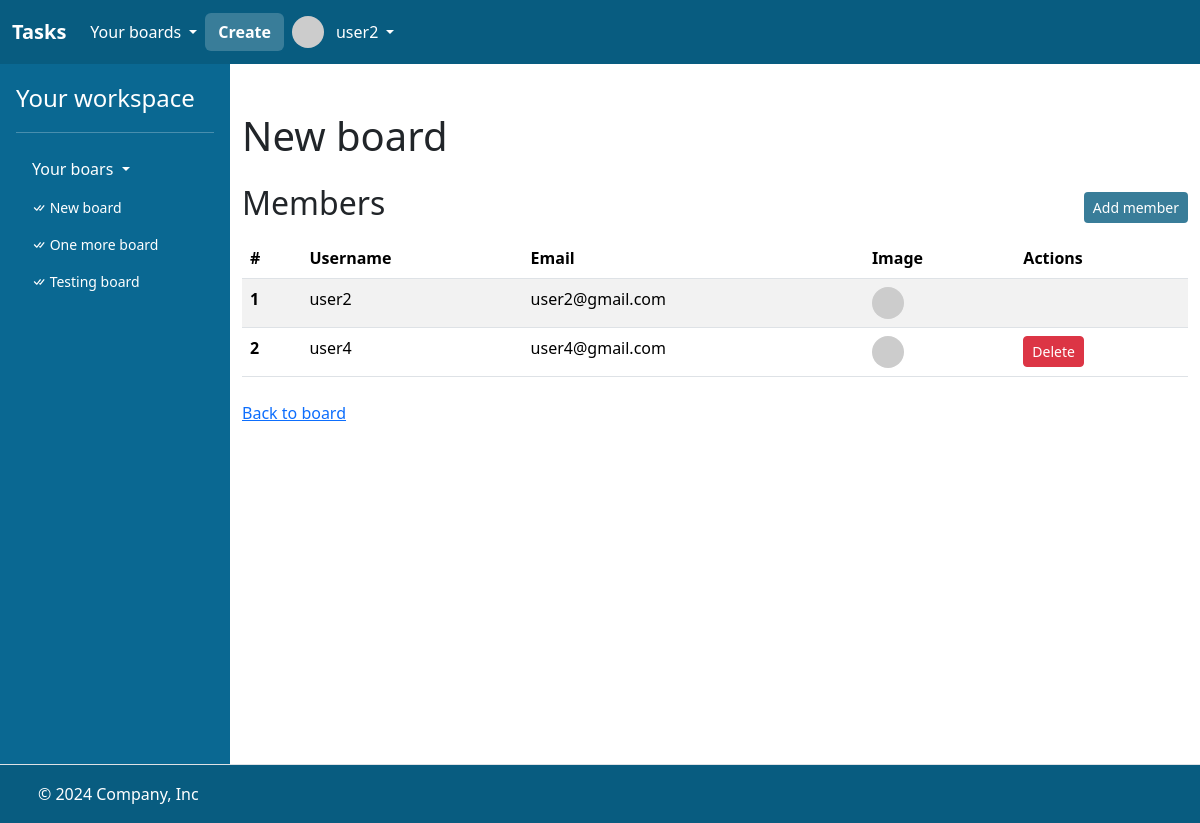
The page /boards/32/members (signed in) on the database as committed earlier.
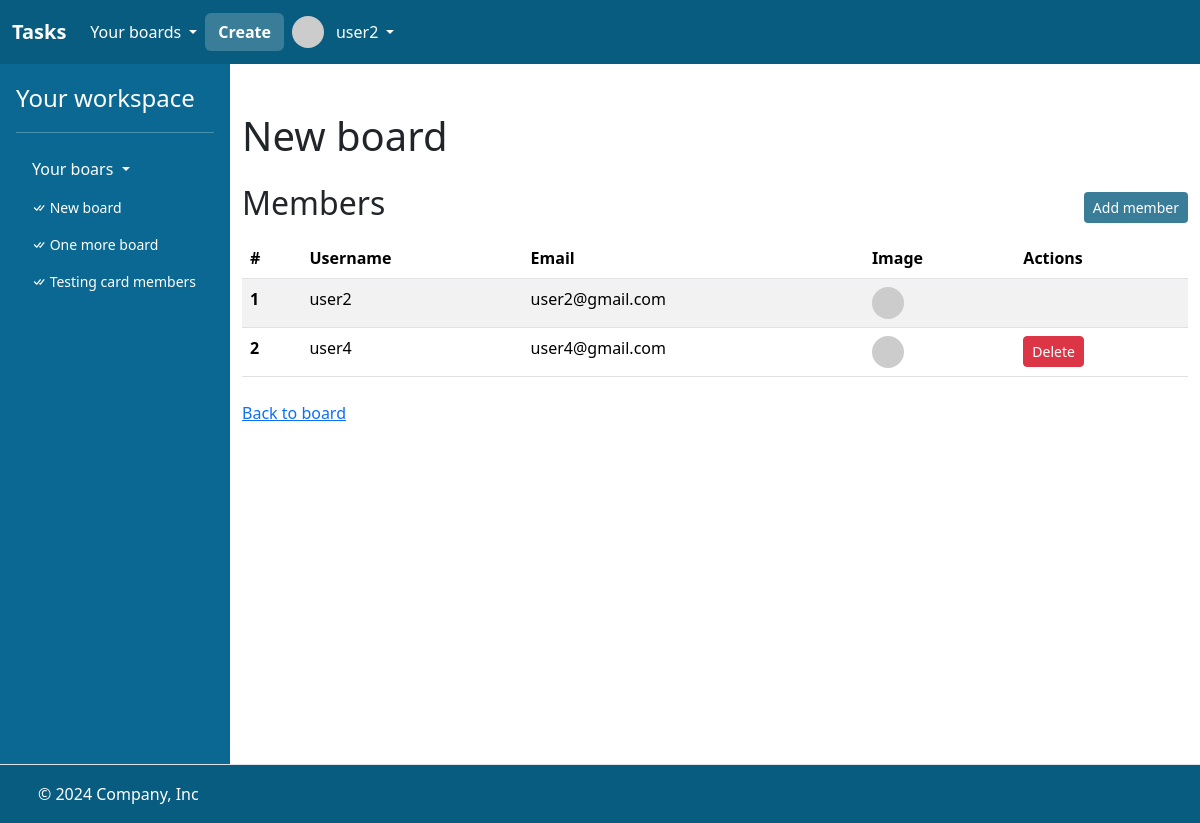
The same page on the database as committed later.
### task/models.py (models this page shows)
class Board(models.Model):
    name = models.CharField(max_length=256)
    description = models.CharField(max_length=256)
    members = models.ManyToManyField(User, related_name="boards")
    created_at = models.DateTimeField(auto_now_add=True)

### task/views.py (the view)
@login_required
def board_members_view(request, board_id):
    board = Board.objects.filter(id=board_id).first()
    if board is None:
        return apology(request, "Board does not exist!", 400)
    if not request.user in board.members.all():
        return apology(request, "Forbidden.", 403)
    members = board.members.all()
    for index, member in enumerate(members, start=1):
        member.index = index
    return render(
        request,
        "task/board_members.html",
        {
            "board": board,
            "boards": request.user.boards.all(),
            "members": members,
        },
    )

### task/templates/task/board_members.html (shortened to what this page needs)
{% extends "task/layout.html" %}
{% block main %}
<div class="container">
    <h1 class="mt-5">{{ board.name }}</h1>
    <div class="d-flex mt-4 mb-2" style="justify-content: space-between; align-items: center;">
        <h2>Members</h2>
        <a class="btn btn-sm btn-task" href="{% url 'board_add_member' board.id %}">Add member</a>
    </div>
    <table class="table table-striped">
        <thead>
          <tr>
            <th scope="col">#</th>
            <th scope="col">Username</th>
            <th scope="col">Email</th>
            <th scope="col">Image</th>
            <th scope="col">Actions</th>
          </tr>
        </thead>
        <tbody>
            {% for member in members %}
                <tr>
                    <th scope="row">{{ member.index }}</th>
                    <td>{{ member.username }}</td>
                    <td>{{ member.email }}</td>
                    <td><img src="https://i.pravatar.cc/48?u={{ member.id }}" alt="" width="32" height="32" class="rounded-circle me-2"></td>
                    <td>
                        {% if user.id != member.id %}
                            <form action="{% url 'board_delete_member' board.id %}" method="POST">
                                <input class="btn btn-sm btn-danger" type="submit" value="Delete">
                            </form>
                        {% endif %}
                    </td>
                </tr>
            {% endfor %}
        </tbody>
      </table>
      <div class="mt-4">
        <a class="link-primary" href="{% url 'board' board.id %}">Back to board</a>
    </div>
</div>
{% endblock %}

### task/templates/task/layout.html (shortened to what the changed rows need)
<!DOCTYPE html>
{% load static %}
<html lang="en">
    <head>
        <link href="https://cdn.jsdelivr.net/npm/bootstrap@5.3.3/dist/css/bootstrap.min.css" rel="stylesheet">
        <link rel="stylesheet" href="https://cdn.jsdelivr.net/npm/bootstrap-icons@1.3.0/font/bootstrap-icons.css">
        <link href="{% static 'styles.css' %}" rel="stylesheet">
    </head>
    <body style="height: 100vh;">
        <div style="display: flex; flex-direction: column; height: 100%;">
            <main style="flex: 1;">
                <div class="d-flex flex-nowrap" style="height: 100%;">
                    {% if user.is_authenticated %}
                    <div class="d-none d-lg-flex flex-column flex-shrink-0 p-3 text-white" style="width: 230px; background: #0A6892;">
                        <ul class="nav nav-pills flex-column mb-auto">
                          <li class="mb-1">
                            <div class="collapse show " id="home-collapse">
                                <ul class="btn-toggle-nav list-unstyled fw-normal pb-1 small" style="max-height: 490px; overflow-y: auto;">
                                    {% for board in boards %}
                                    <li>
                                        <a href="{% url 'board' board.id %}" class="nav-link text-white">
                                            <i class="bi bi-check-all"></i>
                                            {{ board.name }}
                                        </a>
                                    </li>
                                    {% endfor %}
                                </ul>
                            </div>
                          </li>
                        </ul>
                    </div>
                    {% endif %}
                    <div style="flex: 1; background: white; overflow-x: hidden; min-height: 700px;">
                        {% block main %}
                        {% endblock %}
                    </div>
                </div>
            </main>
        </div>
    </body>
</html>

Rows that differ between the two databases and show on the page:
changed Board: name "Testing board" → "Testing card members"
